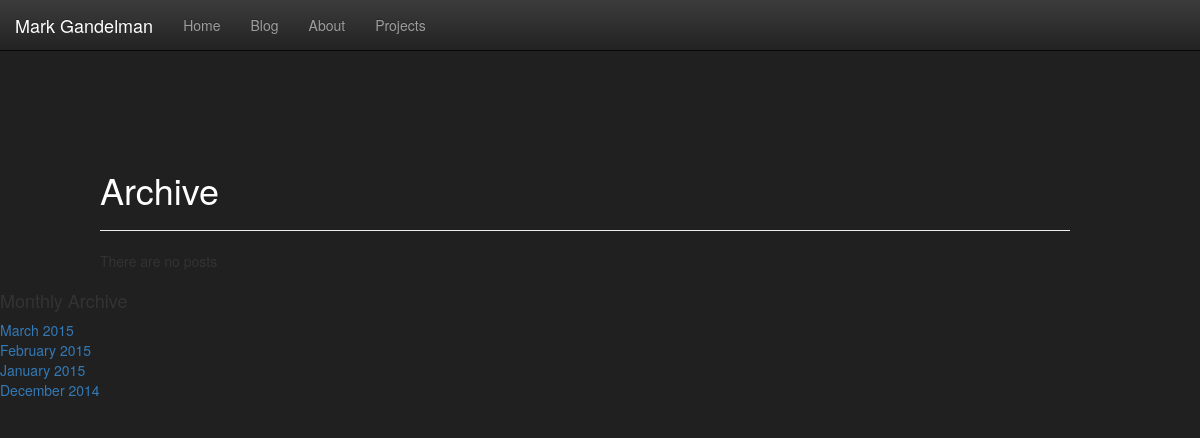
/blog/month/2015/2/, run on an earlier commit of the app's database.
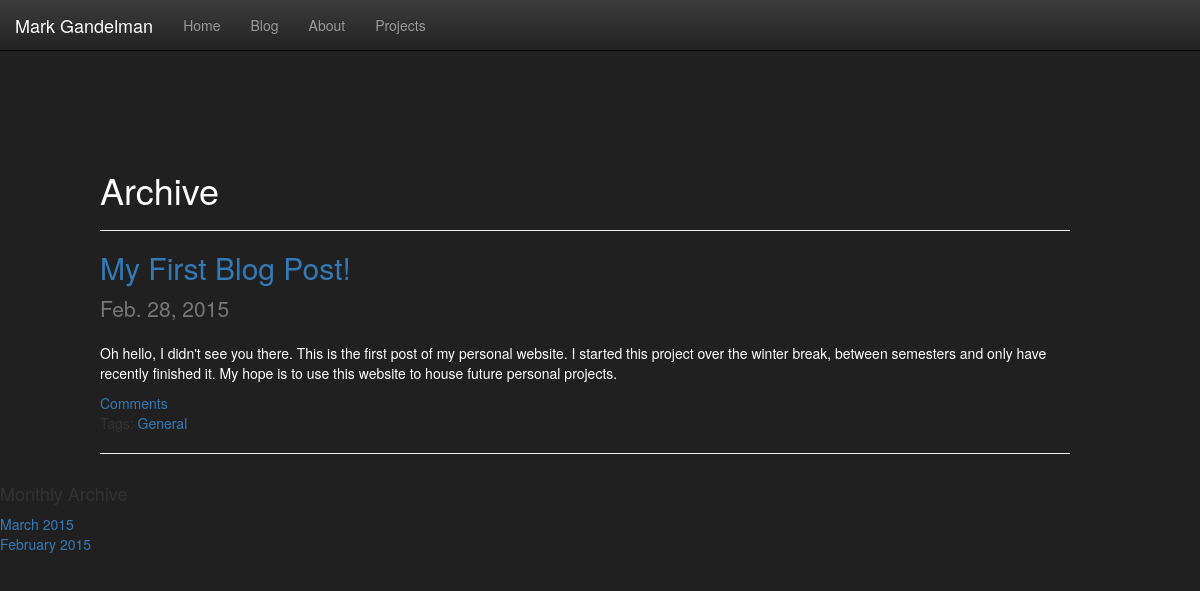
And on a later commit of the database.
### blog/models.py (models this page shows, shortened)
class Post(models.Model):
	title = models.CharField(max_length=100, unique=True)
	slug = models.SlugField(max_length=100, unique=True)
	body = models.TextField()
	posted = models.DateField(db_index=True, auto_now_add=True)
	tag = models.ForeignKey('blog.Tag')
	url = models.CharField(max_length=100, unique=True, null=True, blank=True)
	link = models.CharField(max_length=100, unique=True, null=True, blank=True)
	image = models.ImageField(upload_to='images/blog/', null=True,blank=True)
	thumbnail = models.BooleanField(default=False, blank=True)

class Tag(models.Model):
	title = models.CharField(max_length=100, db_index=True)
	slug = models.SlugField(max_length=100, db_index=True)
	def __str__(self):
		return self.title

### blog/views.py (the view)
# urls.py: url(r'^month/(\d+)/(\d+)/$',views.month, name= "month"),
def month(request, year, month):
	posts = Post.objects.filter(posted__year=year, posted__month=month)
	return render(request, "blog/month.html", {'posts':posts, 'months' : mkmonths()})

### blog/views.py (called while the page is built)
def mkmonths():
	if not Post.objects.count():
		return []
	year, month = time.localtime()[:2]
	first = Post.objects.order_by("posted")[0]
	first_year = first.posted.year
	first_month = first.posted.month
	months = []
	for y in range(year, first_year-1,-1):
		start = 12
		end = 0
		if y == year:
			start = month
		if y == first_year:
			end = first_month-1
		for m in range(start, end, -1):
			months.append((y,m,month_name[m]))
	return months

### templates/blog/month.html
{% extends 'blog/base.html' %}
{% block content %}
<h1 style="color:white">Archive</h1>
<hr />
	{% if posts %}
			{% for post in posts %}
			{% if post.image %}
				<div class="col-md-4">
                    <img src="{{MEDIA_URL}}{{post.image}}" class="img-thumbnail" alt="Thumbnail Image"/>
                </div>
                <div class="col-md-8">
                <article>
                   <h2><a href = "/blog/view_post/{{post.slug}}">{{post.title}}</a> | <a href={{post.url}}>{{post.link}}</a></h2>
                    <p class="lead text-muted">{{post.posted}}</p>
                    <p style="color:white" class="content">{{post.body}}</p>
                    <div class="commentlink"><a href="/blog/view_post/{{post.slug}}">Comments</a></div>
                    <div class="taglink">Tags: <a href="/blog/tag/{{post.tag.slug}}">{{post.tag}}</a></div>
                </article>
                </div>
                <div class="col-md-12">
                <hr />
                </div>
			{% else %}
				<article>
                   <h2><a href = "/blog/view_post/{{post.slug}}">{{post.title}}</a></h2>
                    <p class="lead text-muted">{{post.posted}}</p>
                    <p style="color:white" class="content">{{post.body}}</p>
                    <div class="commentlink"><a href="/blog/view_post/{{post.slug}}">{{comment}} Comments</a></div>
                    <div class="taglink">Tags: <a href="/blog/tag/{{post.tag.slug}}">{{post.tag}}</a></div>
                    <hr />
                </article>
            {% endif %}
			{% endfor %}
	{% else %}
		<p>There are no posts</p>
	{% endif %}
{% endblock%}

What changed in the data, as far as the page shows it:
added Post: title "My First Blog Post!", posted "Feb. 28, 2015", body "Oh hello, I didn't see you there. This is the first post of my personal website. I started this project over the winter break, between semesters and only have recently finished it. My hope is to use this website to house future personal projects.", tag "General"
Also different on the page:
list line gone: "January 2015"
list line gone: "December 2014"
